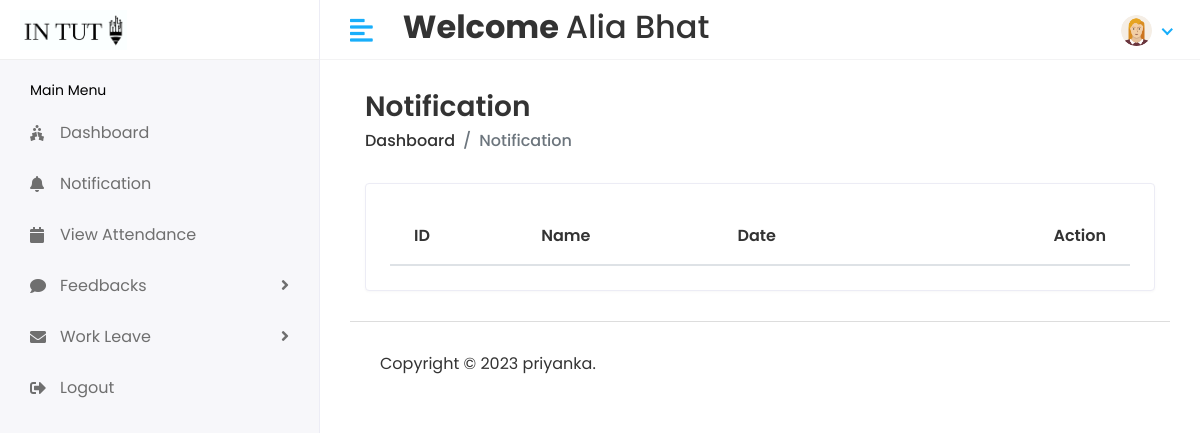
Before: /Student/notification (signed in) with the older database file.
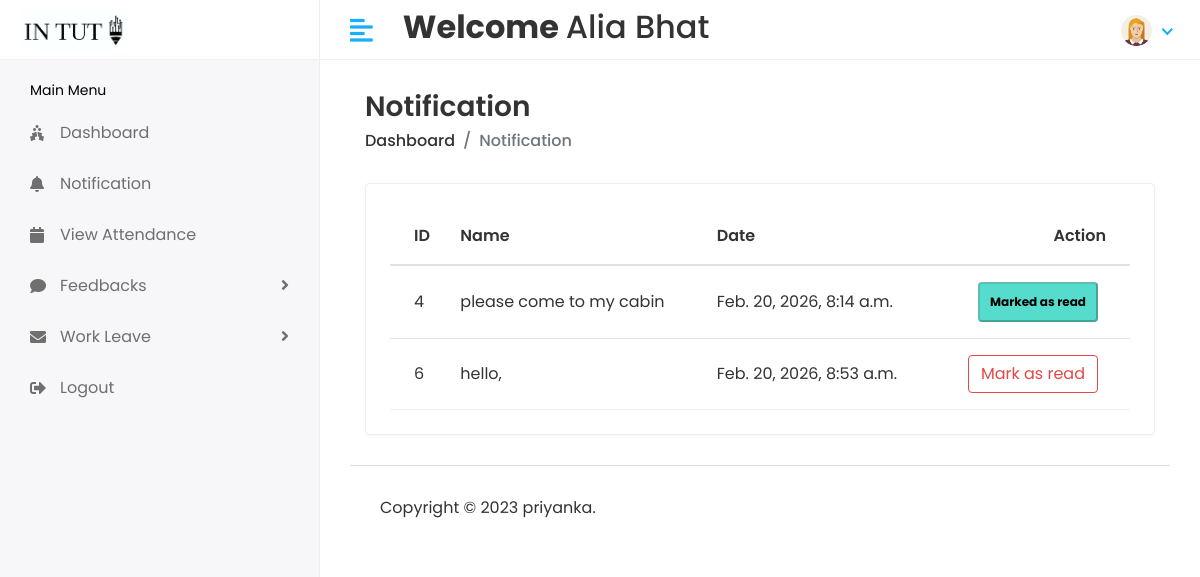
After: the same page with the newer database file.
### stuapp/models.py (models this page shows, shortened)
class StudentNotification(models.Model):
    message=models.TextField()
    studentID=models.ForeignKey(Student,on_delete=models.CASCADE)
    created_At=models.DateTimeField(auto_now_add=True)
    status=models.IntegerField(default=0)

### student/studentviews.py (the view)
# urls.py: path('Student/notification',studentviews.notification,name='stnotification'),
@login_required(login_url='/')
def notification(request):
    student=Student.objects.filter(admin=request.user.id)
    print(student)
    for i in student:
        studentID=i.id
        notification=StudentNotification.objects.filter(studentID=studentID)
    return render(request,'student/notification.html',{'notification':notification})

### stuapp/models.py (called while the page is built)
    def __str__(self):
        return self.admin.first_name+" "+self.admin.last_name

### templates/student/notification.html (shortened to what this page needs)
{% extends 'base.html' %}
{% block content %}
{% load static %}
<div class="content container-fluid">
   <div class="page-header">
      <div class="row align-items-center">
         <div class="col">
            <h3 class="page-title">Notification</h3>
            <ul class="breadcrumb">
               <li class="breadcrumb-item"><a href="{% url 'studenthome'%}">Dashboard</a></li>
               <li class="breadcrumb-item active">Notification</li>
            </ul>
         </div>
      </div>
   </div>
   <div class="row">
      <div class="col-sm-12">
         <div class="card card-table">
            <div class="card-body">
               <div class="table-responsive">
                  <table id="table_id" class="table table-hover table-center mb-0">
                     <thead>
                        <tr>
                            <th>ID</th>
                           <th>Name</th>
                          <th>  Date   </th>
                           <th class="text-right">Action</th>
                        </tr>
                     </thead>
                     <tbody>
                        {% for i in notification %}
                        <tr>
                           <td>{{i.id}}</td>
                           <td>{{i.message}}</td>
                           <td>{{i.created_At}}</td>
                           <td class="text-right">
                            <div class="actions">
                                {% if i.status == 0 %}
                                <a href="{% url 'status' st=i.id %}" class="btn btn-outline-danger mr-2"> Mark as read</a>
                                {% else %}
                                <button href="#" class="badge badge-info mr-2 " style="width:120px;height:40px;color:black;"  disabled='disabled'> Marked as read</button>
                                    {% endif %}
                             </div>
                           </td>
                        </tr>
                        {% endfor %}
                     </tbody>
                  </table>
               </div>
            </div>
         </div>
      </div>
   </div>
</div>
{% endblock %}

Changed rows visible on the page:
added StudentNotification: id "4", message "please come to my cabin", created_At "Feb. 20, 2026, 8:14 a.m.", status "Marked as read"
added StudentNotification: id "6", message "hello,", created_At "Feb. 20, 2026, 8:53 a.m.", status "Mark as read"
